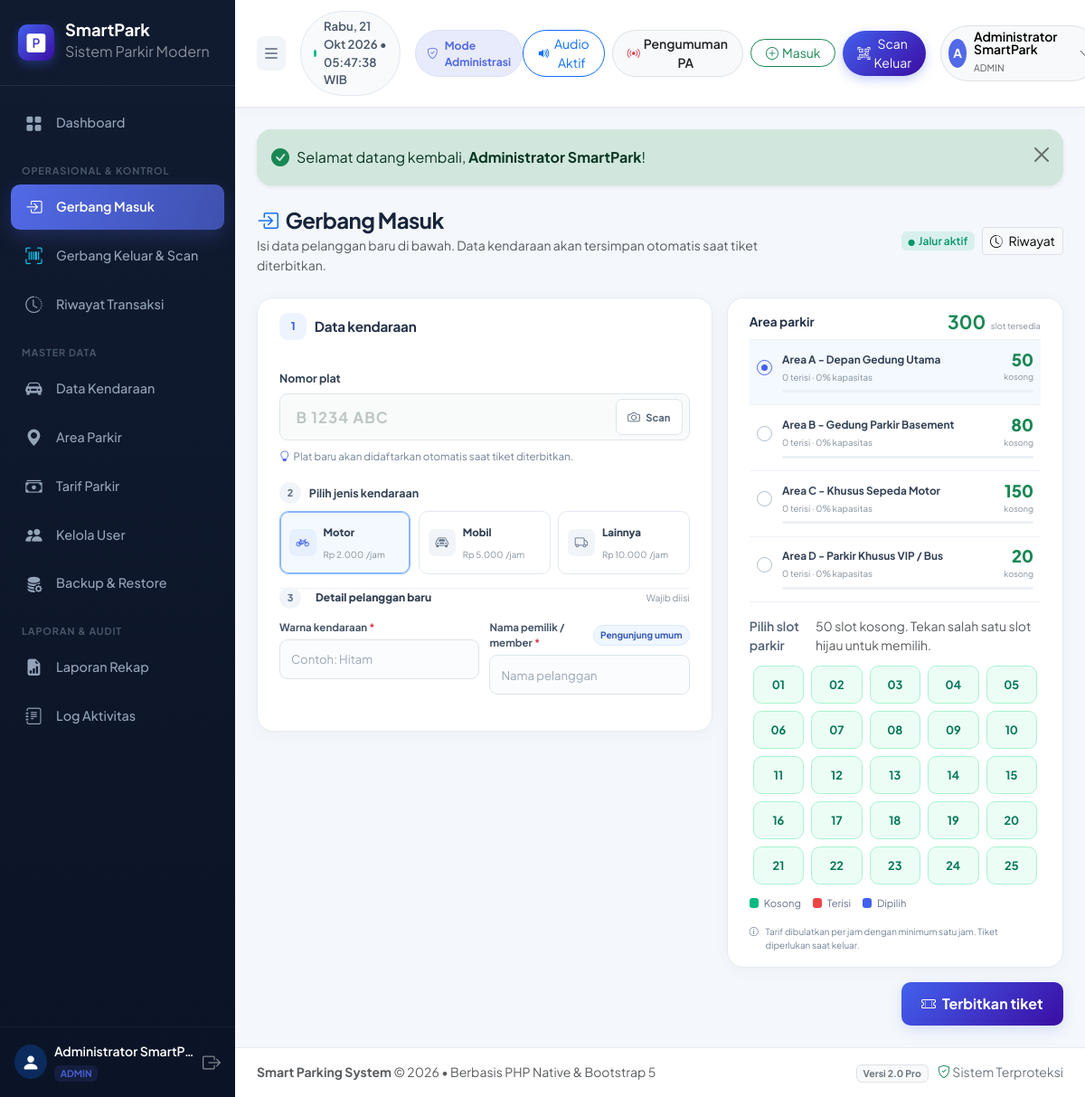
/masuk.php (signed in), run on the app's committed database.
### tables this page shows
CREATE TABLE IF NOT EXISTS `tb_tarif` (
  `id_tarif` int(11) NOT NULL AUTO_INCREMENT,
  `jenis_kendaraan` enum('motor','mobil','lainnya') NOT NULL,
  `tarif_per_jam` decimal(10,0) NOT NULL,
  PRIMARY KEY (`id_tarif`)
);

CREATE TABLE IF NOT EXISTS `tb_area_parkir` (
  `id_area` int(11) NOT NULL AUTO_INCREMENT,
  `nama_area` varchar(50) NOT NULL,
  `kapasitas` int(5) NOT NULL,
  `terisi` int(5) NOT NULL DEFAULT 0,
  PRIMARY KEY (`id_area`)
);

### helper.php (called while the page is built, shortened)
<?php
function base_url($path = '') {
    $protocol = (!empty($_SERVER['HTTPS']) && $_SERVER['HTTPS'] !== 'off' || (isset($_SERVER['SERVER_PORT']) && $_SERVER['SERVER_PORT'] == 443)) ? "https://" : "http://";
    $host = isset($_SERVER['HTTP_HOST']) ? $_SERVER['HTTP_HOST'] : 'localhost';
    $docRoot = str_replace('\\', '/', realpath($_SERVER['DOCUMENT_ROOT'] ?? 'C:/xampp/htdocs'));
    $appRoot = str_replace('\\', '/', dirname(__DIR__));
    $relative = trim(str_replace($docRoot, '', $appRoot), '/');
    $base = $protocol . $host . ($relative ? '/' . $relative : '/tempat_parkir');
    return rtrim($base, '/') . '/' . ltrim($path, '/');
}
function format_rupiah($angka) {
    return 'Rp ' . number_format((float)$angka, 0, ',', '.');
}

### masuk.php (the view, shortened to what this page needs)
<?php
require_once __DIR__ . '/../../config/database.php';
require_once __DIR__ . '/../../config/helper.php';
$stmtAreas = $pdo->query("SELECT * FROM tb_area_parkir ORDER BY nama_area ASC");
$areas = $stmtAreas->fetchAll();
$occupiedSlotsByArea = [];
$availableSlotsByArea = [];
$totalSlotTersedia = 0;
foreach ($areas as $area) {
    $areaId = (int)$area['id_area'];
    $capacity = (int)$area['kapasitas'];
    $occupiedLookup = array_fill_keys($occupiedSlotsByArea[$areaId] ?? [], true);
    $availableSlotsByArea[$areaId] = [];
    for ($slot = 1; $slot <= $capacity; $slot++) {
        if (!isset($occupiedLookup[$slot])) {
            $availableSlotsByArea[$areaId][] = $slot;
        }
    }
    $totalSlotTersedia += count($availableSlotsByArea[$areaId]);
}
$stmtTarif = $pdo->query("SELECT * FROM tb_tarif");
$tarifs = $stmtTarif->fetchAll();
require_once __DIR__ . '/../../includes/header.php';
?>
<div class="gate-console">
    <div class="d-flex flex-column flex-sm-row justify-content-between align-items-sm-center gap-2 mb-4">
        <div>
            <h4 class="fw-bold mb-1"><i class="bi bi-box-arrow-in-right text-primary me-2"></i>Gerbang Masuk</h4>
            <p class="text-muted small mb-0">Isi data pelanggan baru di bawah. Data kendaraan akan tersimpan otomatis saat tiket diterbitkan.</p>
        </div>
        <div class="d-flex align-items-center gap-2">
            <span class="badge badge-soft-success"><i class="bi bi-circle-fill me-1" style="font-size:.45rem"></i>Jalur aktif</span>
            <a href="<?= base_url('modules/transaksi/index.php') ?>" class="btn btn-light border btn-sm">
                <i class="bi bi-clock-history me-1"></i> Riwayat
            </a>
        </div>
    </div>
        <form action="" method="POST" id="formMasuk">
            <div class="gate-workflow">
                <section class="gate-form-column card card-custom" aria-labelledby="gateVehicleHeading">
                    <div class="card-header bg-white border-0 pt-3 px-3 px-md-4">
                        <h6 class="fw-bold mb-0" id="gateVehicleHeading">Data kendaraan</h6>
                    </div>
                    <div class="gate-form-content p-3 p-md-4 pt-2">
                    <section class="gate-plate-stage">
                        <label class="gate-simple-label" for="platNomor">Nomor plat</label>
                        <div class="gate-license-plate">
                            <input type="text" name="plat_nomor" id="platNomor" placeholder="B 1234 ABC" required autocomplete="off" autofocus aria-label="Nomor plat kendaraan">
                            <button type="button" id="btnToggleCamModal" data-bs-toggle="modal" data-bs-target="#scanCameraModal" title="Pindai dengan kamera">
                                <i class="bi bi-camera"></i><span>Scan</span>
                            </button>
                        </div>
                        <p class="gate-plate-hint mb-0"><i class="bi bi-lightbulb me-1"></i>Plat baru akan didaftarkan otomatis saat tiket diterbitkan.</p>
                    </section>
                    <section class="gate-vehicle-section">
                        <div class="gate-simple-label">Pilih jenis kendaraan</div>
                        <div class="gate-vehicle-picker">
                            <?php foreach ($tarifs as $trf):
                                $icon = $trf['jenis_kendaraan'] === 'motor' ? 'bi-bicycle' : ($trf['jenis_kendaraan'] === 'mobil' ? 'bi-car-front' : 'bi-truck');
                            ?>
                            <label class="gate-vehicle-choice" for="jenis_<?= $trf['jenis_kendaraan'] ?>">
                                <i class="bi <?= $icon ?>"></i>
                                <span><?= htmlspecialchars(ucfirst($trf['jenis_kendaraan']), ENT_QUOTES, 'UTF-8') ?></span>
                                <small><?= format_rupiah($trf['tarif_per_jam']) ?><em>/jam</em></small>
                            </label>
                            <?php endforeach; ?>
                        </div>
                    </section>
                    <section class="gate-extra-details">
                        <div class="gate-extra-heading">
                            <span>Detail pelanggan baru</span>
                            <small>Wajib diisi</small>
                        </div>
                        <div class="gate-extra-fields">
                            <div>
                                <label for="warna">Warna kendaraan <span aria-hidden="true">*</span></label>
                                <input type="text" name="warna" id="warna" class="form-control" placeholder="Contoh: Hitam" autocomplete="off" required>
                            </div>
                            <div class="gate-owner-field">
                                <div class="gate-owner-label">
                                    <label for="pemilik">Nama pemilik / member <span aria-hidden="true">*</span></label>
                                    <button type="button" class="gate-visitor-shortcut" id="btnPengunjungUmum">Pengunjung umum</button>
                                </div>
                                <input type="text" name="pemilik" id="pemilik" class="form-control" placeholder="Nama pelanggan" autocomplete="name" required>
                            </div>
                        </div>
                    </section>
                    </div>
                </section>
                <aside class="gate-area-column card card-custom">
                    <div class="card-header bg-white border-0 pt-3 px-3 px-md-4">
                    <div class="gate-area-heading">
                        <strong class="gate-area-title">Area parkir</strong>
                        <div class="gate-total-open"><strong><?= number_format($totalSlotTersedia) ?></strong><span>slot tersedia</span></div>
                    </div>
                    </div>
                    <div class="gate-area-content px-3 px-md-4 pb-3">
                    <div class="gate-area-options">
                        <?php
                        foreach ($areas as $a):
                            $kapasitasArea = (int)$a['kapasitas'];
                            $areaId = (int)$a['id_area'];
                            $availableSlots = $availableSlotsByArea[$areaId] ?? [];
                            $terisiArea = $kapasitasArea - count($availableSlots);
                            $sisa = max(0, $kapasitasArea - $terisiArea);
                            $pct = $kapasitasArea > 0 ? min(100, round(($terisiArea / $kapasitasArea) * 100)) : 0;
                            $isFull = $sisa <= 0;
                            $toneArea = $isFull ? 'full' : ($pct >= 70 ? 'busy' : 'open');
                        ?>
                        <label class="gate-area-option <?= $isFull ? 'is-full' : '' ?>" for="area_<?= $areaId ?>">
                            <span class="gate-area-radio"></span>
                            <span class="gate-area-copy">
                                <strong><?= htmlspecialchars($a['nama_area'], ENT_QUOTES, 'UTF-8') ?></strong>
                                <small><?= number_format($terisiArea) ?> terisi · <?= $pct ?>% kapasitas</small>
                            </span>
                            <span class="gate-area-availability">
                                <strong><?= number_format($sisa) ?></strong><small>kosong</small>
                            </span>
                            <span class="gate-area-progress"><i class="<?= $toneArea ?>" style="width: <?= $pct ?>%"></i></span>
                        </label>
                        <?php endforeach; ?>
                    </div>
                    <div class="mt-3">
                        <div class="d-flex justify-content-between align-items-center gap-2 mb-2">
                            <label class="form-label fw-semibold small mb-0">Pilih slot parkir</label>
                            <small class="text-muted" id="parkingSlotHint">Pilih area untuk melihat slot.</small>
                        </div>
                        <div class="gate-slot-map" id="parkingSlotMap" aria-live="polite">
                        </div>
                        <div class="gate-slot-legend mt-2">
                            <span><i class="is-free"></i>Kosong</span>
                            <span><i class="is-occupied"></i>Terisi</span>
                            <span><i class="is-selected"></i>Dipilih</span>
                        </div>
                    </div>
                    <div class="gate-area-note"><i class="bi bi-info-circle"></i><span>Tarif dibulatkan per jam dengan minimum satu jam. Tiket diperlukan saat keluar.</span></div>
                    </div>
                </aside>
                <div class="gate-form-footer">
                    <button type="submit" class="btn btn-primary-gradient btn-rounded px-4">
                        <i class="bi bi-ticket-perforated me-1"></i> Terbitkan tiket
                    </button>
                </div>
            </div>
        </form>
    </div>
<?php require_once __DIR__ . '/../../includes/footer.php'; ?>

### data on the page
tb_tarif: jenis_kendaraan "Motor", tarif_per_jam "Rp 2.000"
tb_tarif: jenis_kendaraan "Mobil", tarif_per_jam "Rp 5.000"
tb_tarif: jenis_kendaraan "Lainnya", tarif_per_jam "Rp 10.000"
tb_area_parkir: nama_area "Area A - Depan Gedung Utama", kapasitas "0", kapasitas "50"
tb_area_parkir: nama_area "Area B - Gedung Parkir Basement", kapasitas "0", kapasitas "80"
tb_area_parkir: nama_area "Area C - Khusus Sepeda Motor", kapasitas "0", kapasitas "150"
tb_area_parkir: nama_area "Area D - Parkir Khusus VIP / Bus", terisiArea "0", pct "0", kapasitas "20"

### other printed values
$_SESSION['user']['nama_lengkap'] "Administrator SmartP…"
$current_role "ADMIN"
substr($user['nama_lengkap'] ?? 'U', 0, 1) "A"
$user['nama_lengkap'] "Administrator SmartPark"
$user['role'] "ADMIN"
$flash['message'] "Selamat datang kembali, Administrator SmartPark !"
$totalSlotTersedia "300"
